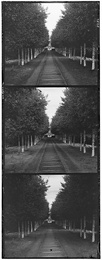
%> input picture hw4/forest.jpg, 102 x 260 px, shrunk from 401 x 1024 before the run
$ octave assignment4.m   (GNU Octave 9; MATLAB toolbox functions it lacks are replaced by stand-ins)
%> lines starting %> are read from the running program, lines starting %| are printed output that depends on the picture
% Part1 basic method
I = imread("forest.jpg");
%> I is the input picture: size 260x102 uint8; min 0, max 255, mean 81.2
height = size(I, 1);
%> height = 260
width = size(I, 2);
%> width = 102
% divide the height to 3 equal parts
h = floor(height / 3);
%> h = 86
first = im2double(imcrop(I, [0, 0, width, h]));
second = im2double(imcrop(I, [0, h+1, width, h-1]));
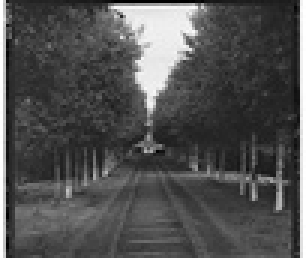
%> second: size 86x102 double (shown 3 times larger); min 0, max 1, mean 0.316
third = im2double(imcrop(I, [0, 2*h+1, width, h-1]));
original = cat(3, first, second, third);
% apply ncc to first two images
corr = normxcorr2(first, second);
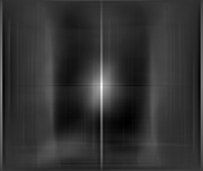
%> corr: size 171x203 double; min -0.22, max 0.881, mean -0.0008; drawn with min black and max white
[ypeak,xpeak] = find(corr==max(corr(:)));
%> ypeak = 87; xpeak = 102
yoffSet = ypeak-size(first,1);
%> yoffSet = 1
xoffSet = xpeak-size(first,2);
%> xoffSet = 0

% align the first image
first = imtranslate(first, [xoffSet, yoffSet]);
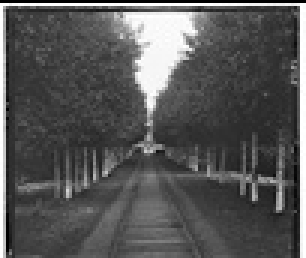
%> first: size 86x102 double (shown 3 times larger); min 0, max 1, mean 0.338
% apply ncc to the second and third images
corr = normxcorr2(third, second);
[ypeak,xpeak] = find(corr==max(corr(:)));
%> ypeak = 86
yoffSet = ypeak-size(third,1);
%> yoffSet = 0
xoffSet = xpeak-size(third,2);
% align the third image to the second image
third = imtranslate(third, [xoffSet, yoffSet]);
% combine the three channels
I = [];
I(:,:,1) = first;
I(:,:,2) = second;
I(:,:,3) = third;
%> I: size 86x102x3 double
figure(1);imshow(I)
figure(2);imshow(original)


% Part2 enhancements
I = im2double(imread("forest.jpg"));
%> I: size 260x102 double; min 0, max 1, mean 0.319
height = size(I, 1);
width = size(I, 2);
% divide the height to 3 equal parts
h = floor(height / 3);
first = im2double(imcrop(I, [0, 0, width, h]));
second = im2double(imcrop(I, [0, h+1, width, h-1]));
third = im2double(imcrop(I, [0, 2*h+1, width, h-1]));

% I will try to split the image to 9 equal parts and align the central part
% to reduce borders' affect

% cut the central parts of the three images
cheight = size(first, 1);
%> cheight = 86
cwidth = size(first, 2);
%> cwidth = 102
center_first = imcrop(first, [floor(cwidth/3)+1, floor(cheight/3)+1, floor(cwidth/3)+1, floor(cheight/3)+1]);
center_second = imcrop(second, [floor(cwidth/3)+1, floor(cheight/3)+1, floor(cwidth/3)+1, floor(cheight/3)+1]);
center_third = imcrop(third, [floor(cwidth/3)+1, floor(cheight/3)+1, floor(cwidth/3)+1, floor(cheight/3)+1]);

% use ncc to align them same as part 1
maximum = 0;
angle = 0;
for temp_angle = 1.0:-0.1:-1.0
    temp_first = imrotate(center_first, temp_angle, 'crop');
    temp_corr = normxcorr2(temp_first, center_second);
    temp = max(temp_corr(:));
    if temp > maximum
        angle = temp_angle;
        corr = temp_corr;
        maximum = temp;
    end
end
%> this loop made 21 passes
%> maximum on pass 1: 0.959
%> pass 1, `temp_corr = normxcorr2(temp_first, center_second);`:
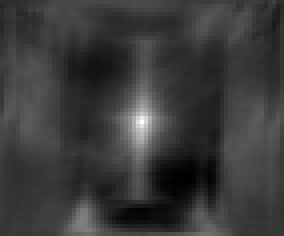
%> temp_corr: size 59x71 double (shown 4 times larger); min -0.286, max 0.959, mean 0.00113; drawn with min black and max white
%> after the loop, angle = 1
[ypeak,xpeak] = find(corr==max(corr(:)));
%> ypeak = 31; xpeak = 36
center_first = imrotate(center_first, angle, 'crop');
yoffSet = ypeak-size(center_first,1);
%> yoffSet = 1
xoffSet = xpeak-size(center_first,2);
% align the first image
first = imrotate(first, angle, 'crop');
first = imtranslate(first, [xoffSet, yoffSet]);
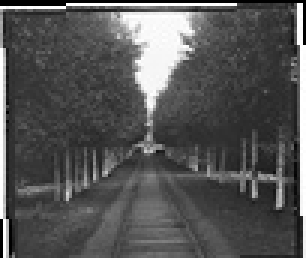
%> first: size 86x102 double (shown 3 times larger); min 0, max 1, mean 0.333
% apply ncc to the second and third images
maximum = 0;
for temp_angle = 1.0:-0.1:-1.0
    temp_third = imrotate(center_third, temp_angle, 'crop');
    temp_corr = normxcorr2(temp_third, center_second);
    temp = max(temp_corr(:));
    if temp > maximum
        angle = temp_angle;
        corr = temp_corr;
        maximum = temp;
    end
end
%> this loop made 21 passes
%> maximum on pass 1: 0.952
[ypeak,xpeak] = find(corr==max(corr(:)));
%> ypeak = 30
center_third = imrotate(center_third, angle, 'crop');
yoffSet = ypeak-size(center_third,1);
%> yoffSet = 0
xoffSet = xpeak-size(center_third,2);
% align the third image to the second image
third = imrotate(third, angle, 'crop');
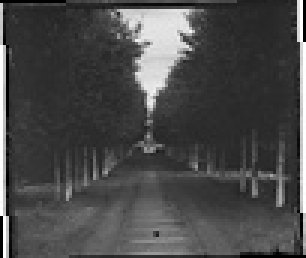
%> third: size 86x102 double (shown 3 times larger); min 0, max 1, mean 0.288
third = imtranslate(third, [xoffSet, yoffSet]);

I = [];
I(:,:,1) = first;
I(:,:,2) = second;
I(:,:,3) = third;
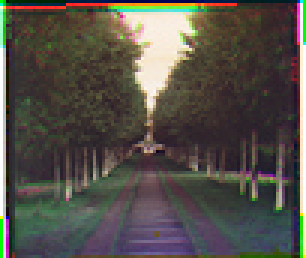
%> I: size 86x102x3 double (shown 3 times larger); mean R, G, B 0.333, 0.316, 0.288
figure(2);imshow(I)
